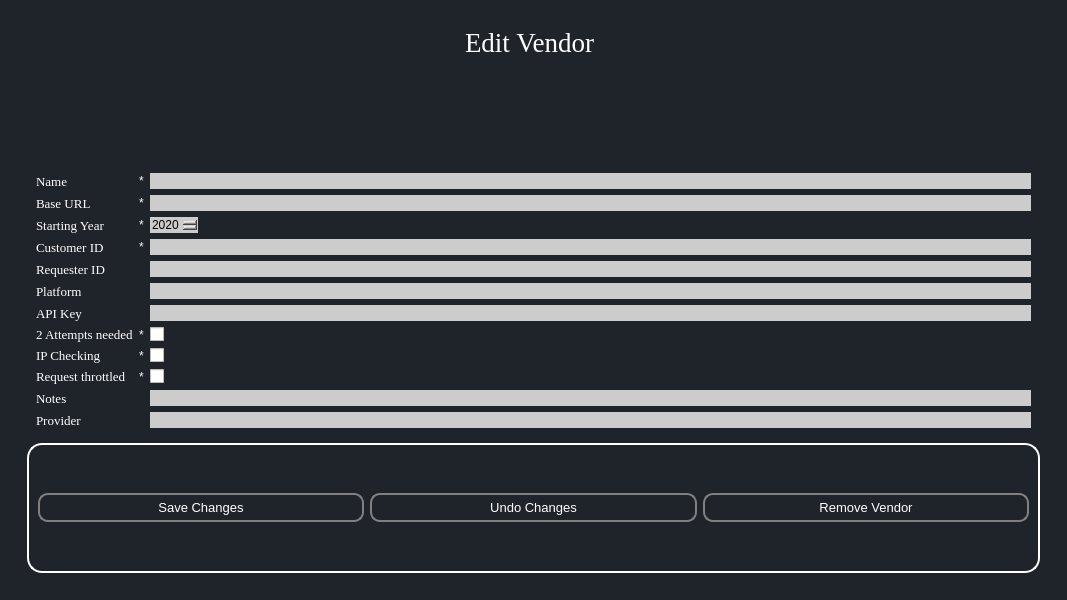
<?xml version="1.0" encoding="UTF-8"?>
<ui version="4.0">
 <class>MainWindow</class>
 <widget class="QMainWindow" name="editVendors">
  <property name="geometry">
   <rect>
    <x>0</x>
    <y>0</y>
    <width>1067</width>
    <height>600</height>
   </rect>
  </property>
  <property name="windowTitle">
   <string>MainWindow</string>
  </property>
  <property name="styleSheet">
   <string notr="true">*{
	
	
border:none;
background-color:transparent;
background:none;
padding:0;
margin:0;
color:#fff;
}
#QLineEdit{
color:black;
}
#QDateEdit{
color:black;}


#centralwidget{
background-color:#1f232a;
}

QPushButton{
text-align:left;
padding: 5px 10px;

border-top-left-radius:5px;
border-botton-left-radius:5px;
}
QPushButton:pressed{
background-color:grey;
text-align:left;
padding:2px 10px;
color:white;}</string>
  </property>
  <widget class="QWidget" name="centralwidget">
   <layout class="QGridLayout" name="gridLayout_4">
    <item row="0" column="0">
     <widget class="QWidget" name="EditVendor" native="true">
      <layout class="QGridLayout" name="gridLayout_2">
       <item row="0" column="0">
        <widget class="QFrame" name="frame_3">
         <property name="frameShape">
          <enum>QFrame::StyledPanel</enum>
         </property>
         <property name="frameShadow">
          <enum>QFrame::Plain</enum>
         </property>
         <layout class="QGridLayout" name="gridLayout_6">
          <item row="0" column="0" alignment="Qt::AlignHCenter|Qt::AlignTop">
           <widget class="QLabel" name="label_7">
            <property name="enabled">
             <bool>true</bool>
            </property>
            <property name="font">
             <font>
              <family>Georgia</family>
              <pointsize>20</pointsize>
              <weight>50</weight>
              <bold>false</bold>
             </font>
            </property>
            <property name="styleSheet">
             <string notr="true"/>
            </property>
            <property name="frameShape">
             <enum>QFrame::NoFrame</enum>
            </property>
            <property name="text">
             <string>Edit Vendor </string>
            </property>
           </widget>
          </item>
          <item row="1" column="0">
           <widget class="QFrame" name="edit_vendor_details_frame">
            <property name="frameShape">
             <enum>QFrame::StyledPanel</enum>
            </property>
            <layout class="QGridLayout" name="gridLayout_5">
             <item row="0" column="2">
              <widget class="QLineEdit" name="nameEdit">
               <property name="styleSheet">
                <string notr="true">QLineEdit {
	background-color: #cccccc;
	border-radius: 20px; 
color:black;
}
</string>
               </property>
              </widget>
             </item>
             <item row="2" column="0">
              <widget class="QLabel" name="label_2">
               <property name="font">
                <font>
                 <family>Georgia</family>
                 <pointsize>10</pointsize>
                </font>
               </property>
               <property name="text">
                <string>Base URL</string>
               </property>
              </widget>
             </item>
             <item row="8" column="0">
              <widget class="QLabel" name="label_5">
               <property name="font">
                <font>
                 <family>Georgia</family>
                 <pointsize>10</pointsize>
                </font>
               </property>
               <property name="text">
                <string>API Key</string>
               </property>
              </widget>
             </item>
             <item row="4" column="0">
              <widget class="QLabel" name="label_3">
               <property name="font">
                <font>
                 <family>Georgia</family>
                 <pointsize>10</pointsize>
                </font>
               </property>
               <property name="text">
                <string>Customer ID</string>
               </property>
              </widget>
             </item>
             <item row="3" column="2">
              <widget class="QDateEdit" name="All_reports_edit_fetch">
               <property name="enabled">
                <bool>true</bool>
               </property>
               <property name="sizePolicy">
                <sizepolicy hsizetype="Fixed" vsizetype="Fixed">
                 <horstretch>0</horstretch>
                 <verstretch>0</verstretch>
                </sizepolicy>
               </property>
               <property name="styleSheet">
                <string notr="true">QDateEdit {
	background-color: #cccccc;
	border-radius: 20px; 
color:black;
}
</string>
               </property>
               <property name="dateTime">
                <datetime>
                 <hour>0</hour>
                 <minute>0</minute>
                 <second>0</second>
                 <year>2020</year>
                 <month>1</month>
                 <day>1</day>
                </datetime>
               </property>
               <property name="displayFormat">
                <string>yyyy</string>
               </property>
              </widget>
             </item>
             <item row="3" column="0">
              <widget class="QLabel" name="label_10">
               <property name="font">
                <font>
                 <family>Georgia</family>
                 <pointsize>10</pointsize>
                </font>
               </property>
               <property name="text">
                <string>Starting Year</string>
               </property>
              </widget>
             </item>
             <item row="2" column="2">
              <widget class="QLineEdit" name="customerIdEdit">
               <property name="styleSheet">
                <string notr="true">QLineEdit {
	background-color: #cccccc;
	border-radius: 20px; 
color:black;
}
</string>
               </property>
              </widget>
             </item>
             <item row="9" column="0">
              <widget class="QLabel" name="label_8">
               <property name="font">
                <font>
                 <family>Georgia</family>
                 <pointsize>10</pointsize>
                </font>
               </property>
               <property name="text">
                <string>2 Attempts needed</string>
               </property>
              </widget>
             </item>
             <item row="4" column="2">
              <widget class="QLineEdit" name="lineEdit">
               <property name="styleSheet">
                <string notr="true">QLineEdit {
	background-color: #cccccc;
	border-radius: 20px; 
color:black;
}
</string>
               </property>
              </widget>
             </item>
             <item row="12" column="0">
              <widget class="QLabel" name="label_28">
               <property name="font">
                <font>
                 <family>Georgia</family>
                 <pointsize>10</pointsize>
                </font>
               </property>
               <property name="text">
                <string>Notes</string>
               </property>
              </widget>
             </item>
             <item row="13" column="2">
              <widget class="QLineEdit" name="providerEdit">
               <property name="styleSheet">
                <string notr="true">QLineEdit {
	background-color: #cccccc;
	border-radius: 20px; 
color:black;
}
</string>
               </property>
              </widget>
             </item>
             <item row="13" column="0">
              <widget class="QLabel" name="companiesText">
               <property name="font">
                <font>
                 <family>Georgia</family>
                 <pointsize>10</pointsize>
                </font>
               </property>
               <property name="text">
                <string>Provider</string>
               </property>
              </widget>
             </item>
             <item row="12" column="2">
              <widget class="QLineEdit" name="notesEdit">
               <property name="sizePolicy">
                <sizepolicy hsizetype="Expanding" vsizetype="Fixed">
                 <horstretch>0</horstretch>
                 <verstretch>0</verstretch>
                </sizepolicy>
               </property>
               <property name="minimumSize">
                <size>
                 <width>339</width>
                 <height>0</height>
                </size>
               </property>
               <property name="styleSheet">
                <string notr="true">QLineEdit {
	background-color: #cccccc;
	border-radius: 20px; 
color:black;
}
</string>
               </property>
              </widget>
             </item>
             <item row="10" column="0">
              <widget class="QLabel" name="label_9">
               <property name="font">
                <font>
                 <family>Georgia</family>
                 <pointsize>10</pointsize>
                </font>
               </property>
               <property name="text">
                <string>IP Checking</string>
               </property>
              </widget>
             </item>
             <item row="11" column="0">
              <widget class="QLabel" name="label_11">
               <property name="font">
                <font>
                 <family>Georgia</family>
                 <pointsize>10</pointsize>
                </font>
               </property>
               <property name="text">
                <string>Request throttled</string>
               </property>
              </widget>
             </item>
             <item row="5" column="2">
              <widget class="QLineEdit" name="requesterIdEdit">
               <property name="styleSheet">
                <string notr="true">QLineEdit {
	background-color: #cccccc;
	border-radius: 20px; 
color:black;
}
</string>
               </property>
              </widget>
             </item>
             <item row="9" column="2">
              <widget class="QCheckBox" name="checkBox">
               <property name="text">
                <string/>
               </property>
              </widget>
             </item>
             <item row="10" column="2">
              <widget class="QCheckBox" name="checkBox_2">
               <property name="text">
                <string/>
               </property>
              </widget>
             </item>
             <item row="11" column="2">
              <widget class="QCheckBox" name="checkBox_3">
               <property name="text">
                <string/>
               </property>
              </widget>
             </item>
             <item row="6" column="0">
              <widget class="QLabel" name="label_6">
               <property name="font">
                <font>
                 <family>Georgia</family>
                 <pointsize>10</pointsize>
                </font>
               </property>
               <property name="text">
                <string>Platform</string>
               </property>
              </widget>
             </item>
             <item row="6" column="2">
              <widget class="QLineEdit" name="lineEdit_2">
               <property name="styleSheet">
                <string notr="true">background-color: #cccccc;</string>
               </property>
              </widget>
             </item>
             <item row="5" column="0">
              <widget class="QLabel" name="label_4">
               <property name="font">
                <font>
                 <family>Georgia</family>
                 <pointsize>10</pointsize>
                </font>
               </property>
               <property name="text">
                <string>Requester ID</string>
               </property>
              </widget>
             </item>
             <item row="8" column="2">
              <widget class="QLineEdit" name="apiKeyEdit">
               <property name="styleSheet">
                <string notr="true">QLineEdit {
	background-color: #cccccc;
	border-radius: 20px; 
color:black;
}
</string>
               </property>
              </widget>
             </item>
             <item row="0" column="0">
              <widget class="QLabel" name="label">
               <property name="font">
                <font>
                 <family>Georgia</family>
                 <pointsize>10</pointsize>
                </font>
               </property>
               <property name="text">
                <string>Name</string>
               </property>
              </widget>
             </item>
             <item row="2" column="1">
              <widget class="QLabel" name="name_validation_label">
               <property name="text">
                <string>*</string>
               </property>
              </widget>
             </item>
             <item row="0" column="1">
              <widget class="QLabel" name="label_12">
               <property name="text">
                <string>*</string>
               </property>
              </widget>
             </item>
             <item row="3" column="1">
              <widget class="QLabel" name="label_13">
               <property name="text">
                <string>*</string>
               </property>
              </widget>
             </item>
             <item row="4" column="1">
              <widget class="QLabel" name="label_14">
               <property name="text">
                <string>*</string>
               </property>
              </widget>
             </item>
             <item row="9" column="1">
              <widget class="QLabel" name="label_15">
               <property name="text">
                <string>*</string>
               </property>
              </widget>
             </item>
             <item row="10" column="1">
              <widget class="QLabel" name="label_16">
               <property name="text">
                <string>*</string>
               </property>
              </widget>
             </item>
             <item row="11" column="1">
              <widget class="QLabel" name="label_17">
               <property name="text">
                <string>*</string>
               </property>
              </widget>
             </item>
            </layout>
           </widget>
          </item>
          <item row="2" column="0">
           <widget class="QFrame" name="edit_vendor_options_frame">
            <property name="enabled">
             <bool>true</bool>
            </property>
            <property name="styleSheet">
             <string notr="true">QFrame {
    border: 2px solid white;
	border-radius: 15px;}
QPushButton:hover {
    background-color: lightblue;
}

</string>
            </property>
            <property name="frameShape">
             <enum>QFrame::StyledPanel</enum>
            </property>
            <layout class="QHBoxLayout" name="horizontalLayout_5">
             <item>
              <widget class="QPushButton" name="saveVendorChangesButton">
               <property name="enabled">
                <bool>true</bool>
               </property>
               <property name="font">
                <font>
                 <pointsize>10</pointsize>
                </font>
               </property>
               <property name="styleSheet">
                <string notr="true">QPushButton {
    border: 2px solid grey;
	border-radius: 10px;
    text-align:center;
}</string>
               </property>
               <property name="text">
                <string>Save Changes</string>
               </property>
               <property name="icon">
                <iconset>
                 <normaloff>../latestUI/resources/Icons/diskette.png</normaloff>../latestUI/resources/Icons/diskette.png</iconset>
               </property>
               <property name="default">
                <bool>false</bool>
               </property>
               <property name="flat">
                <bool>false</bool>
               </property>
              </widget>
             </item>
             <item>
              <widget class="QPushButton" name="undoVendorChangesButton">
               <property name="enabled">
                <bool>true</bool>
               </property>
               <property name="font">
                <font>
                 <pointsize>10</pointsize>
                </font>
               </property>
               <property name="styleSheet">
                <string notr="true">QPushButton {
    border: 2px solid grey;
	border-radius: 10px;
  text-align:center;
}</string>
               </property>
               <property name="text">
                <string>Undo Changes</string>
               </property>
               <property name="icon">
                <iconset>
                 <normaloff>../latestUI/resources/Icons/undo.png</normaloff>../latestUI/resources/Icons/undo.png</iconset>
               </property>
              </widget>
             </item>
             <item>
              <widget class="QPushButton" name="removeVendorButton">
               <property name="enabled">
                <bool>true</bool>
               </property>
               <property name="font">
                <font>
                 <pointsize>10</pointsize>
                </font>
               </property>
               <property name="styleSheet">
                <string notr="true">QPushButton {
    border: 2px solid grey;
	border-radius: 10px;
  text-align:center;
}</string>
               </property>
               <property name="text">
                <string>Remove Vendor</string>
               </property>
               <property name="icon">
                <iconset>
                 <normaloff>../latestUI/resources/Icons/trash-can.png</normaloff>../latestUI/resources/Icons/trash-can.png</iconset>
               </property>
              </widget>
             </item>
            </layout>
           </widget>
          </item>
         </layout>
        </widget>
       </item>
      </layout>
     </widget>
    </item>
   </layout>
  </widget>
 </widget>
 <resources>
  <include location="../latestUI/resources.qrc"/>
 </resources>
 <connections/>
</ui>
